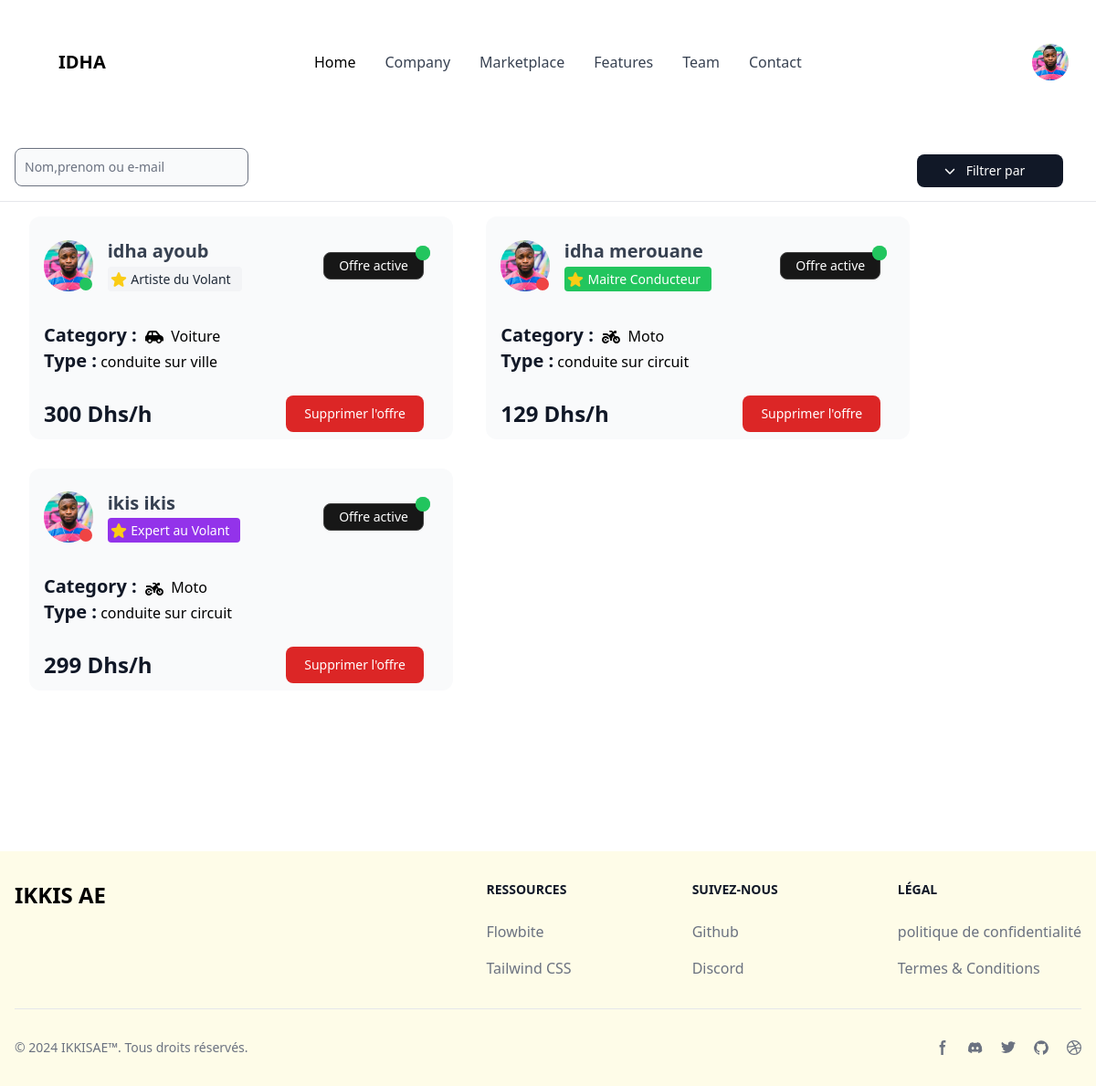
The app's page /driving_offers (signed in) with its own data.
### app/models.py (models this page shows, shortened)
class User_otherfields(models.Model):
    user=models.OneToOneField(User,on_delete=models.CASCADE,null=True)
    profile_image=models.ImageField(upload_to="static" , null=True)
    cni=models.CharField(max_length=10,blank=True)

class Driving_offer(models.Model):
    conduite_de_base='conduite de base'
    conduite_sur_ville='conduite sur ville'
    conduite_sur_circuit='conduite sur circuit'
    driving_offer_CHOICES=[
        (conduite_de_base,'conduite de base'),
        (conduite_sur_ville,'conduite sur ville'),
        (conduite_sur_circuit,'conduite sur circuit'),
    ]
    driver=models.ForeignKey(Driver,on_delete=models.CASCADE,null=True)
    offer_type=models.CharField(max_length=30,choices=driving_offer_CHOICES)
    price_per_hour=models.IntegerField(null=True)
    is_active=models.BooleanField(null=True,default=False)

class Driver(models.Model):
    CAR = 'Voiture'
    MOTO = 'Moto'
    POIDS_LOURD = 'Poids Lourd'
    VEHICLE_CHOICES = [
        (CAR ,'Voiture'),
        (MOTO ,'Moto'),
        (POIDS_LOURD ,'Poids lourd'),
    ]
    Artiste_du_Volant='Artiste du Volant'
    Maitre_Conducteur='Maitre Conducteur'
    Expert_au_Volant='Expert au Volant'
    LEVEL_CHOICES=[
        (Artiste_du_Volant, 'Artiste du Volant'),
        (Maitre_Conducteur, 'Maitre Conducteur'),
        (Expert_au_Volant, 'Expert au Volant'),
    ]
    user=models.OneToOneField(User,on_delete=models.CASCADE,null=True)
    level=models.CharField(max_length=20,choices=LEVEL_CHOICES,null=True)
    is_driver=models.BooleanField(null=True)
    vehicle = models.CharField(max_length=20, choices=VEHICLE_CHOICES,null=True)

### sfe/views.py (the view)
# urls.py: path('driving_offers',views.driving_offers,name="driving_offers"),
def driving_offers(request):
    driving_offers=Driving_offer.objects.all()
    context={
        'driving_offers':driving_offers,
    }
    return render(request,"main/driving_offers.html",context)

### templates/main/driving_offers.html (shortened to what this page needs)
{% extends 'base.html' %}
{% block content %}
<div class="px-4 bg-white block sm:flex items-center justify-between border-b border-gray-200 lg:mt-1.5">
  <div class="w-full mb-1">
          {% include "msg/msg.html" %}
      <div class="sm:flex">
          <div class="items-center  mb-3 w-96 ">
              <form class="lg:pr-3" action="search_user" method="GET">
              <div class="relative mt-1 lg:w-64 xl:w-96">
                  <input type="text" name="search_input" id="search_input" class="bg-gray-50  text-gray-900 sm:text-sm rounded-lg focus:ring-primary-500 focus:border-primary-500 block w-full p-2.5" placeholder="Nom,prenom ou e-mail">
              </div>
              </form>
          </div>
          <div class="flex items-center ml-auto space-x-2 sm:space-x-3">
              <button id="dropdownActionButton" data-dropdown-toggle="dropdownAction" class="bg-gray-900 w-40 inline-flex items-center justify-center   py-2 text-sm font-medium text-center text-white rounded-lg bg-primary-700 hover:bg-primary-800 px-2">
              <p class="px-3">Filtrer par</p>
              </button>
          </div>
      </div>
  </div>
</div>
{% for i in driving_offers  %}
                            <div
                            class="inline-block my-4  sm:w-[38rem] md:w-[48rem] lg:w-[29rem] max-w-[36rem] ml-8  rounded-xl bg-gray-50 px-4 py-2  z-10 ">
                            <div
                              class="relative flex items-center gap-4 pt-0 pb-8 mx-0 mt-4 overflow-hidden text-gray-700  shadow-none   z-10">
                                <div class="relative inline-flex">
                                  <img
                                    src="{{i.driver.user.user_otherfields.profile_image.url}}"
                                    alt="profile picture"
                                    class="inline-block relative object-cover object-center !rounded-full w-16 h-14 " />
                                    {% if i.driver.user.is_active is True %}
                                    <span
                                    class="absolute min-w-[14px] min-h-[14px] rounded-full py-1 px-1 text-xs font-medium content-[''] leading-none grid place-items-center bottom-[14%] right-[14%] translate-x-2/4 translate-y-2/4 bg-green-500 text-white">
                                  </span>
                                  {% else %}
                                  <span
                                  class="absolute min-w-[14px] min-h-[14px] rounded-full py-1 px-1 text-xs font-medium content-[''] leading-none grid place-items-center bottom-[14%] right-[14%] translate-x-2/4 translate-y-2/4 bg-red-500 text-white">
                                </span>
                                    {% endif %}
                                </div>
                              <div class="flex w-full flex-col gap-0.5">
                                <div class="flex items-center justify-between">
                                  <h5
                                    class="block font-sans text-xl antialiased font-semibold leading-snug tracking-normal text-blue-gray-900">
                                    {{i.driver.user.last_name}} {{i.driver.user.first_name}}<br>
                                    {% if i.driver.level == 'Artiste du Volant' %}
                                    <div class=" text-base font-medium text-gray-900 whitespace-nowrap my-1">
                                     <span class="bg-gray-100 text-gray-800 text-sm font-medium me-2 py-1 pr-1 pl-0.5 rounded  ">
                                             <p class="me-2 inline-block ">Artiste du Volant</p>
                                     </span>
                                   </div>
                                   {% elif i.driver.level == 'Maitre Conducteur' %}
                                   <div class=" text-base font-medium text-gray-900 whitespace-nowrap my-1">
                                     <span class="bg-green-500 text-white text-sm font-medium me-2 py-1 pr-1 pl-0.5 rounded  ">
                                             <p class="me-2 inline-block ">Maitre Conducteur</p>
                                     </span>
                                   </div>
                                   {% else %}
                                   <div class=" text-base font-medium text-gray-900 whitespace-nowrap my-1">
                                     <span class="bg-purple-600 text-white text-sm font-medium me-2 py-1 pr-1 pl-0.5 rounded  ">
                                             <p class="me-2 inline-block ">Expert au Volant</p>
                                     </span>
                                   </div>
                                    {% endif %}
                                  </h5>
                                  <div class="flex items-center gap-0 ">
                                    {% if i.is_active is True %}
                                    <button type="button" class="m-1 ms-0 mr-4 relative py-1 px-4 inline-flex items-center gap-x-2 text-sm font-medium rounded-lg border  shadow-sm disabled:opacity-50 bg-neutral-900 border-neutral-700 text-white hover:bg-neutral-800 z-50">
                                        <a  class="hover:opacity-0">Offre active</a>
                                     <span class="flex absolute top-0 end-0 -mt-2 -me-2">
                                       <span class="relative inline-flex text-xs bg-green-500 text-white rounded-full py-2 px-2">
                                       </span>
                                     </span>
                                   </button>
                                    {% endif %}
                                  </div>
                                </div>
                              </div>
                            </div>
                            <div class="p-0 mb-6">
                              <p class="inline-block text-xl font-bold text-gray-900">Category :&nbsp;  </p>
                              <div class="inline-block">
                                <p class="block font-sans text-base antialiased font-light leading-relaxed text-inherit">
                                  <p class="block font-sans text-base antialiased font-light leading-relaxed text-blue-gray-900">
                                    {% if i.driver.vehicle == "Voiture" %}
                                    <td class="text-base font-medium text-gray-900 whitespace-nowrap ">
                                      Voiture
                                    </td>
                                    {% elif  i.driver.vehicle == 'Moto' %}
                                    <td class="text-base font-medium text-gray-900 whitespace-nowrap ">
                                      Moto
                                    </td>
                                    {% endif %}
                               </p>
                                </p>
                              </div>
                              <p class="block font-sans text-base antialiased font-light leading-relaxed text-inherit">
                               <p class="inline-block text-xl font-bold text-gray-900">
                                  Type :
                               </p> {{i.offer_type}}
                              </p>
                            </div>
                            <div class="flex items-center justify-between">
                              <span class="text-2xl font-bold text-gray-900 ">{{i.price_per_hour}} Dhs/h</span>
                              <button  data-modal-target="popup-modal-{{i.id}}" data-modal-toggle="popup-modal-{{i.id}}" class="text-white bg-red-600 hover:bg-red-700 transition focus:ring-4 focus:outline-none mr-4 font-medium rounded-lg text-sm px-5 py-2.5 text-center ">Supprimer l'offre</button>
                            </div>
                          </div>
                            {% endfor %}
{% endblock %}

### templates/base.html (shortened to what this page needs)
{% load static tailwind_tags %}
<!DOCTYPE html>
<html>
  <head>
    {% tailwind_css %}
    <link href="https://cdnjs.cloudflare.com/ajax/libs/flowbite/2.3.0/flowbite.min.css" rel="stylesheet" />
  </head>
<header class="z-50 w-full py-7">
  <nav class=" border-gray-200 px-4 lg:px-6 py-4  z-10">
    <div class="relative flex flex-wrap justify-between items-center mx-auto max-w-screen-xl">
        <a href="{% url 'home' %}" class="flex items-center  ml-10">
            <span class="self-center text-xl font-semibold whitespace-nowrap">IDHA</span>
        </a>
        <div class="flex items-center lg:order-2">
          {% if not user.is_authenticated %}
          <button type="button" class="py-2 px-4 mx-1.5 inline-flex items-center gap-x-2 text-sm font-medium rounded-xl border border-gray-200 text-black hover:bg-gray-100 disabled:opacity-50 disabled:pointer-events-none ">
            <a href="{% url 'login' %}">Se Connecter</a>
          </button>
          <button type="button" class="py-2 px-3 inline-flex items-center gap-x-2 text-sm font-medium rounded-xl border border-transparent hover:bg-yellow-400 text-white bg-purple-600 disabled:pointer-events-none focus:outline-none focus:bg-purple-500 transition">
            <a href="{% url 'signup' %}">S'inscrire</a>
          </button>
          {% else %}
          <div class=" flex items-center  ms-auto py-1 md:ps-6 md:order-3 md:col-span-3 mx-1.5">
            <img id="avatarButton" type="button" data-dropdown-toggle="userDropdown" data-dropdown-placement="bottom-start" class="w-10 h-10 rounded-full cursor-pointer" src="{{user.user_otherfields.profile_image.url}}" alt="User dropdown">
        </div>
          {% endif %}
        </div>
        <div class="hidden justify-between items-center w-full lg:flex lg:w-auto lg:order-1" id="mobile-menu-2">
            <ul class="flex flex-col mt-4 font-medium lg:flex-row lg:space-x-8 lg:mt-0">
                <li>
                    <a href="#" class="block py-2 pr-4 pl-3 text-black rounded bg-primary-700 lg:bg-transparent lg:text-primary-700 lg:p-0 " aria-current="page">Home</a>
                </li>
                <li>
                    <a href="#" class="block py-2 pr-4 pl-3 text-gray-700 border-b border-gray-100 hover:bg-gray-50 lg:hover:bg-transparent lg:border-0 lg:hover:text-primary-700 lg:p-0 ">Company</a>
                </li>
                <li>
                    <a href="{% url 'driving_offers' %}" class="block py-2 pr-4 pl-3 text-gray-700 border-b border-gray-100 hover:bg-gray-50 lg:hover:bg-transparent lg:border-0 lg:hover:text-primary-700 lg:p-0 ">Marketplace</a>
                </li>
                <li>
                    <a href="#" class="block py-2 pr-4 pl-3 text-gray-700 border-b border-gray-100 hover:bg-gray-50 lg:hover:bg-transparent lg:border-0 lg:hover:text-primary-700 lg:p-0 ">Features</a>
                </li>
                <li>
                    <a href="#" class="block py-2 pr-4 pl-3 text-gray-700 border-b border-gray-100 hover:bg-gray-50 lg:hover:bg-transparent lg:border-0 lg:hover:text-primary-700 lg:p-0 ">Team</a>
                </li>
                <li>
                    <a href="#" class="block py-2 pr-4 pl-3 text-gray-700 border-b border-gray-100 hover:bg-gray-50 lg:hover:bg-transparent lg:border-0 lg:hover:text-primary-700 lg:p-0 ">Contact</a>
                </li>
            </ul>
        </div>
    </div>
    </nav>
    </header>
    <body>
    {% block content %}
    {% endblock content %}
    </body>
    <footer class="bg-yellow-50  mt-40">
    <div class="mx-auto w-full max-w-screen-xl p-4 py-6 lg:py-8">
    <div class="md:flex md:justify-between">
    <div class="mb-6 md:mb-0">
        <a href="https://flowbite.com/" class="flex items-center">
            <span class="self-center text-2xl font-semibold whitespace-nowrap k">IKKIS AE</span>
        </a>
    </div>
    <div class="grid grid-cols-2 gap-8 sm:gap-6 sm:grid-cols-3">
        <div>
            <h2 class="mb-6 text-sm font-semibold text-gray-900 uppercase ">RESSOURCES</h2>
            <ul class="text-gray-500  font-medium">
                <li class="mb-4">
                    <a href="https://flowbite.com/" class="hover:underline">Flowbite</a>
                </li>
                <li>
                    <a href="https://tailwindcss.com/" class="hover:underline">Tailwind CSS</a>
                </li>
            </ul>
        </div>
        <div>
            <h2 class="mb-6 text-sm font-semibold text-gray-900 uppercase ">SUIVEZ-NOUS</h2>
            <ul class="text-gray-500  font-medium">
                <li class="mb-4">
                    <a href="https://github.com/themesberg/flowbite" class="hover:underline ">Github</a>
                </li>
                <li>
                    <a href="https://discord.gg/4eeurUVvTy" class="hover:underline">Discord</a>
                </li>
            </ul>
        </div>
        <div>
            <h2 class="mb-6 text-sm font-semibold text-gray-900 uppercase ">Légal</h2>
            <ul class="text-gray-500  font-medium">
                <li class="mb-4">
                    <a href="#" class="hover:underline">politique de confidentialité</a>
                </li>
                <li>
                    <a href="#" class="hover:underline">Termes &amp; Conditions</a>
                </li>
            </ul>
        </div>
    </div>
    </div>
    <hr class="my-6 border-gray-200 sm:mx-auto  lg:my-8" />
    <div class="sm:flex sm:items-center sm:justify-between">
    <span class="text-sm text-gray-500 sm:text-center ">© 2024 <a href="https://flowbite.com/" class="hover:underline">IKKISAE™</a>. Tous droits réservés.
    </span>
    <div class="flex mt-4 sm:justify-center sm:mt-0">
        <a href="#" class="text-gray-500 hover:text-gray-900 dark:hover:text-white">
            <svg class="w-4 h-4" aria-hidden="true" xmlns="http://www.w3.org/2000/svg" fill="currentColor" viewBox="0 0 8 19">
                  <path fill-rule="evenodd" d="M6.135 3H8V0H6.135a4.147 4.147 0 0 0-4.142 4.142V6H0v3h2v9.938h3V9h2.021l.592-3H5V3.591A.6.6 0 0 1 5.592 3h.543Z" clip-rule="evenodd"/>
              </svg>
        </a>
        <a href="#" class="text-gray-500 hover:text-gray-900 dark:hover:text-white ms-5">
        </a>
        <a href="#" class="text-gray-500 hover:text-gray-900 dark:hover:text-white ms-5">
        </a>
        <a href="#" class="text-gray-500 hover:text-gray-900 dark:hover:text-white ms-5">
        </a>
        <a href="#" class="text-gray-500 hover:text-gray-900 dark:hover:text-white ms-5">
        </a>
    </div>
    </div>
    </div>
    </footer>
    </html>

### records on screen
Driving_offer: driver.user.user_otherfields.profile_image (picture), driver.user.last_name "idha", driver.user.first_name "ayoub", shows "Artiste du Volant", is_active "Offre active", shows "Voiture", offer_type "conduite sur ville", price_per_hour "300"
Driving_offer: driver.user.user_otherfields.profile_image (picture), driver.user.last_name "idha", driver.user.first_name "merouane", shows "Maitre Conducteur", is_active "Offre active", shows "Moto", offer_type "conduite sur circuit", price_per_hour "129"
Driving_offer: driver.user.user_otherfields.profile_image (picture), driver.user.last_name "ikis", driver.user.first_name "ikis", shows "Expert au Volant", is_active "Offre active", shows "Moto", offer_type "conduite sur circuit", price_per_hour "299"
